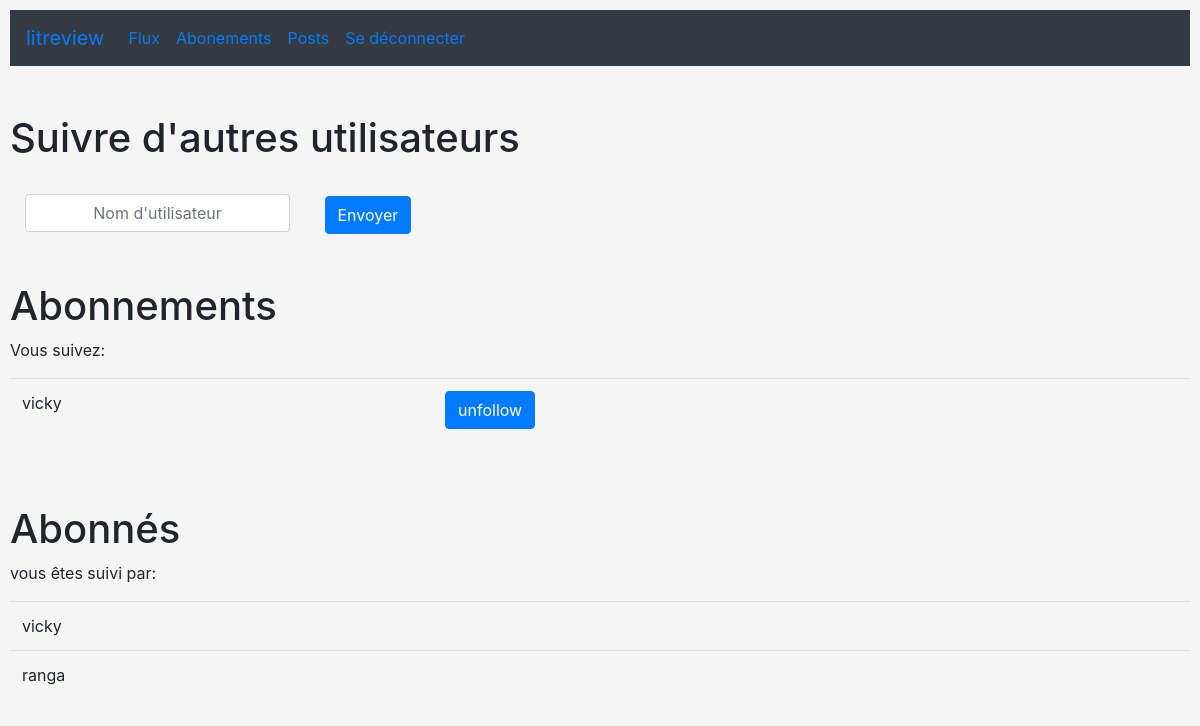
Page /followers/ (signed in) on the earlier database version.
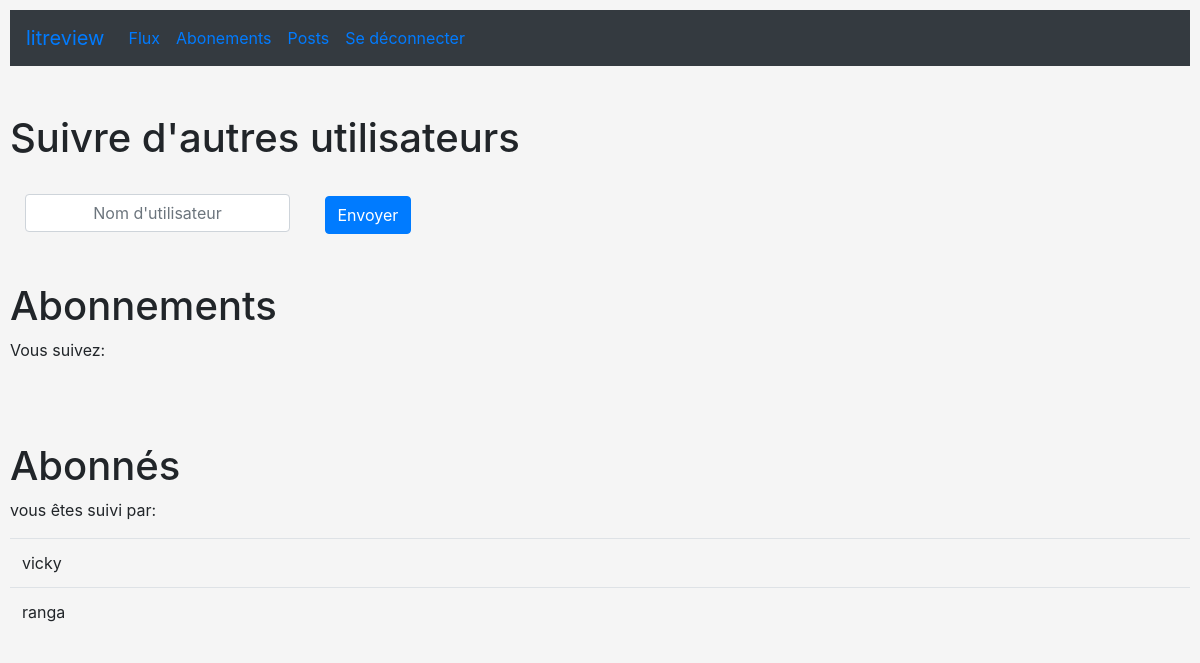
Same page on the later database version.
### followers/models.py (models this page shows)
class UserFollows(models.Model):
    following = models.ForeignKey(
        User, on_delete=CASCADE, blank=True, related_name="following")
    follower = models.ForeignKey(
        User, on_delete=CASCADE, blank=True, related_name="follower")
    class Meta:
        unique_together = ['following', 'follower']

### authentication/models.py (models this page shows)
class User(AbstractUser):
    pass

### followers/views.py (the view, shortened to what this page needs)
# urls.py: path('followers/', views.followers, name='followers'),
@login_required
def followers(request):
    followed = UserFollows.objects.filter(
        following__exact=request.user)
    followers = UserFollows.objects.filter(
        follower__exact=request.user)
    return render(request, 'followers/followers.html', context={'followed': followed, 'followers': followers})

### followers/templates/followers/followers.html (shortened to what this page needs)
{% extends 'base.html' %} {% block content %}
<nav class="navbar navbar-expand bg-dark">
  <a class="navbar-brand" href="#">litreview</a>
  <ul class="navbar-nav">
    <li class="nav-item active">
      <a class="nav-link" href="{% url 'flux' %}">Flux</a>
    </li>
    <li class="nav-item">
      <a class="nav-link" href="{% url 'followers' %}">Abonements</a>
    </li>
    <li class="nav-item active">
      <a class="nav-link" href="{% url 'posts' %}">Posts</a>
    </li>
    <li class="nav-item">
      <a class="nav-link" href="{% url 'logout' %}">Se déconnecter</a>
    </li>
  </ul>
</nav>
<br>
<br>
<h1>Suivre d'autres utilisateurs</h1>
<br>
<form action="{% url 'followers' %}" method="post">
  <div class="col-3 d-inline-block">
    <input class="form-control text-center" type="text" name="username" placeholder="Nom d'utilisateur">
  </div>
  <div class="col-2 d-inline-block">
    <button type="submit" class="btn btn-primary">Envoyer</button>
  </div>
</form>
<br>
<br>
<div>
  <h1>Abonnements</h1>
</div>
<p>Vous suivez: </p>
<table class="table">
  {% for follow in followers %}
  <tr>
    <td>{{follow.following}}</td>
    <td><a class="btn btn-primary" href="{% url 'unfollow' follow.following.id %}" role="button"
          >unfollow</a></td>
  </tr>
  {% endfor %}
</table>
<br>
<br>
<h1>Abonnés</h1>
<p>vous êtes suivi par:</p>
<table class="table">
  {% for follow in followed %}
  <tr>
  <td>{{follow.follower}}</td>
  </tr>
  {% endfor %}
</table>
{% endblock %}

Differences in the rows shown:
removed UserFollows: following "vicky", shown under "Abonnements"
